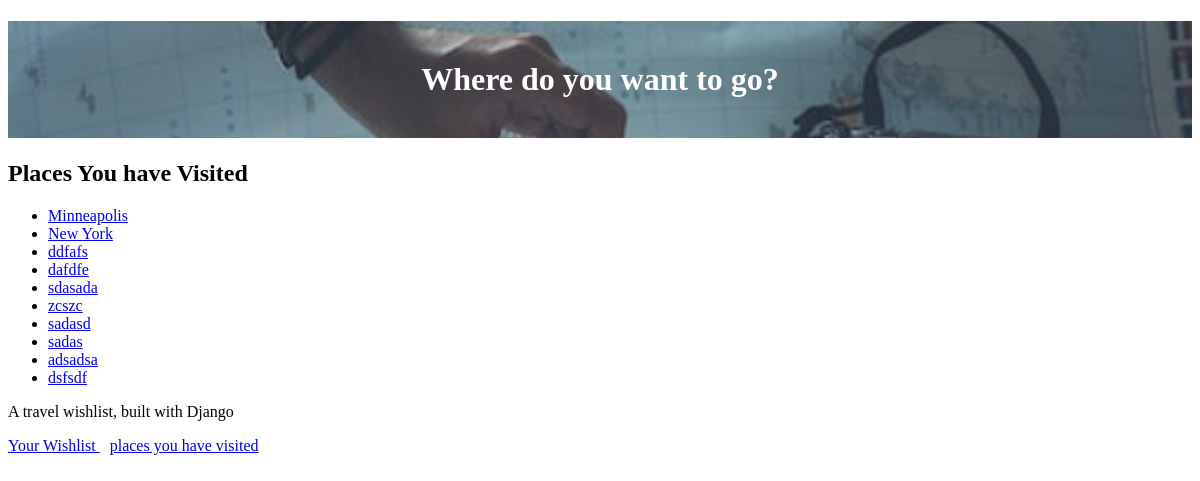
/visited (signed in), run on an earlier commit of the app's database.
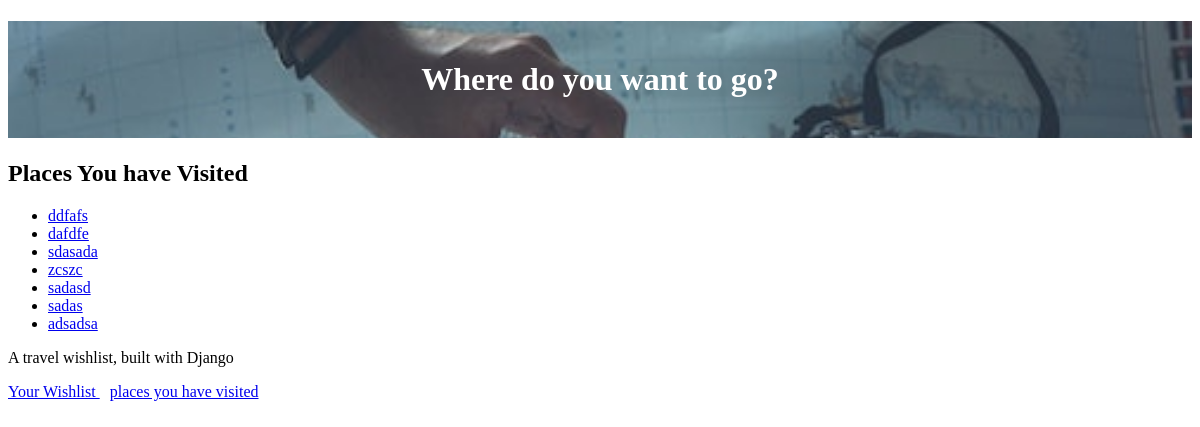
And on a later commit of the database.
### travel_wishlist/models.py (models this page shows, shortened)
class Place(models.Model):
    user = models.ForeignKey('auth.User', null=False, on_delete=models.CASCADE)
    name = models.CharField(max_length=200)
    visited = models.BooleanField(default=False)
    notes = models.TextField(blank=True, null=True)
    date_visited = models.DateField(blank=True, null= True)
    photo = models.ImageField(upload_to='users_images/', blank=True, null=True)

### travel_wishlist/views.py (the view)
# urls.py: path('visited', views.places_visited, name='places_visited'),
@login_required
def places_visited(request):
    visited = Place.objects.filter(visited=True)
    return render(request, 'travel_wishlist/visited.html', {'visited': visited})

### travel_wishlist/templates/travel_wishlist/visited.html
{% extends 'travel_wishlist/base.html' %}
{% block content %}
<h2>Places You have Visited</h2>
{% if visited %}
<ul>
    {% for place in visited %}
        <li>
            <a href="{% url 'place_details' place.pk %}">{{ place.name}}</a>
        </li>
    {% endfor %}
</ul>
{% else %}
<p>You have not visited any places yet</p>
{% endif %}
{% endblock %}

### travel_wishlist/templates/travel_wishlist/base.html (shortened to what this page needs)
{% load static %}
<!DOCTYPE html>
<html>
    <head>
        <link rel="stylesheet" href="https://unpkg.com/sakura.css/css/sakura.css" type="text/css">
        <link rel="stylesheet" href="{% static 'css/style.css' %}" type="text/css">
    </head>
    <h1 id="site-header">Where do you want to go?</h1>
    <body>
        {% block content %}
        {% endblock %}
    </body>
    <div>
        <p>A travel wishlist, built with Django</p>
        <a class='nav-link' href="{% url 'place_list' %}">Your Wishlist </a>
        <a class='nav-link' href="{% url 'places_visited' %}">places you have visited </a>
    </div>
</html>

### travel_wishlist/static/css/style.css (style rules this page uses)
#site-header { background: url('../img/header.jpg') 0 0 no-repeat; background-size: cover; color: rgb(255, 255, 255); padding: 40px 0 40px 0px; text-align: center; }
.nav-link { margin-right: 10px; }

What changed in the data, as far as the page shows it:
removed Place: name "Minneapolis"
removed Place: name "New York"
removed Place: name "dsfsdf"
